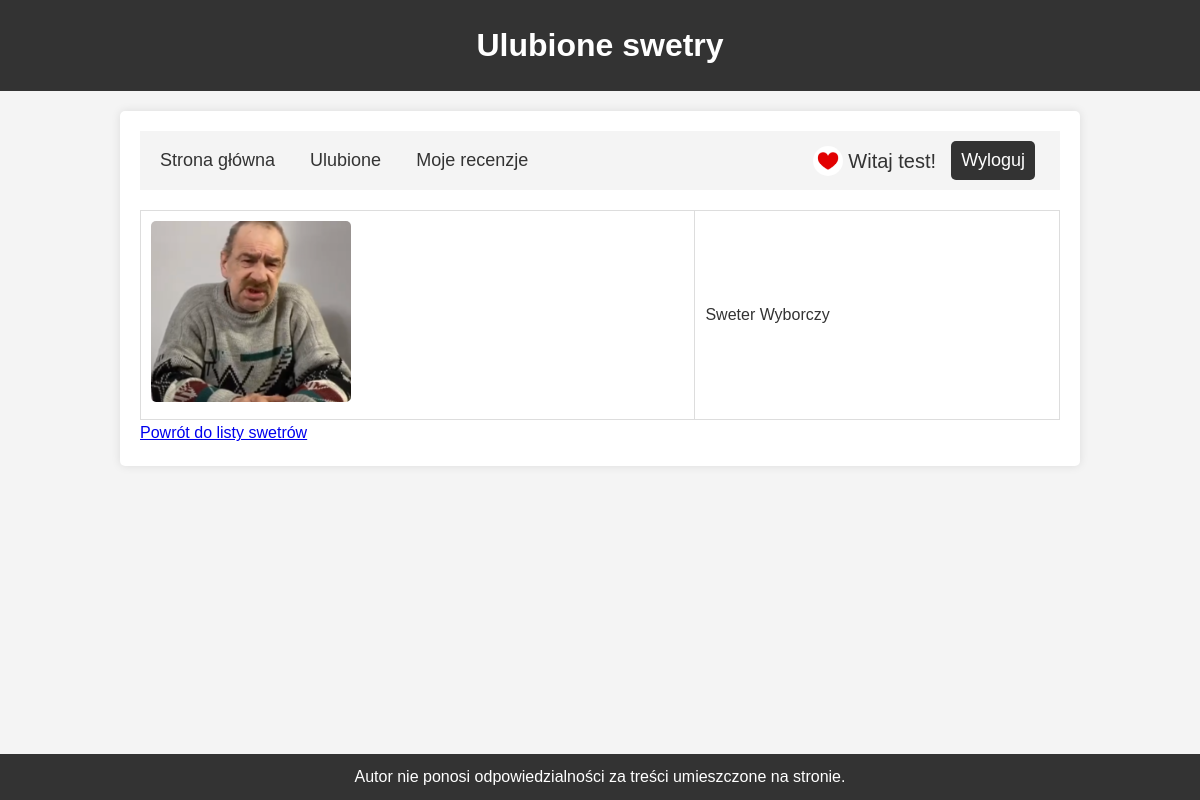
/swetry/favourites.php (signed in), run on the app's committed database.
### tables this page shows
CREATE TABLE `uzytkownicy` (
  `id` int(10) UNSIGNED NOT NULL,
  `login` varchar(50) DEFAULT NULL,
  `haslo` varchar(50) DEFAULT NULL,
  `email` varchar(50) DEFAULT NULL,
  `rola` varchar(50) DEFAULT 'user',
  `data` timestamp NOT NULL DEFAULT current_timestamp() ON UPDATE current_timestamp(),
  `profile_picture` varchar(255) NOT NULL DEFAULT 'upload_profile_pics/default.png'
);

CREATE TABLE `swetry` (
  `id` int(10) UNSIGNED NOT NULL,
  `idKategorii` int(10) UNSIGNED DEFAULT NULL,
  `nazwa` varchar(50) DEFAULT NULL,
  `obrazek` varchar(50) DEFAULT NULL,
  `opis` text DEFAULT NULL,
  `gramatura` int(11) DEFAULT NULL,
  `wiek` int(11) DEFAULT NULL
);

### swetry/favourites.php (the view, shortened to what this page needs)
<?php
require("db.php");
?>
<!DOCTYPE html>
<html lang="pl">
<head>
    <link rel="stylesheet" href="styl.css">
</head>
<body>
<header>
    <h1>Ulubione swetry</h1>
</header>
<div class="container">
    <?php require("menu.php"); ?>
    <?php
    $idUzytkownika = $_SESSION["id"];
    $sql = "SELECT d.id, d.nazwa, d.obrazek FROM swetry d, ulubione u WHERE u.idSwetra = d.id AND u.idUzytkownika = $idUzytkownika";
    $result = $conn->query($sql);
    if ($result->num_rows > 0) {
        echo "<table>";
        while ($row = $result->fetch_assoc()) {
            echo "<tr>";
            echo "<td><img src='obrazki/{$row['obrazek']}' class='sweter-img'></td>";
            echo "<td><a href='details.php?id={$row['id']}'>{$row['nazwa']}</a></td>";
            echo "</tr>";
        }
        echo "</table>";
    } else {
        echo "<p>Nie masz jeszcze żadnych ulubionych swetrów.</p>";
    }
    ?>
    <a href="index.php" class="back-link">Powrót do listy swetrów</a>
</div>
</body>
</html>
<?php require("footer.php"); ?>

### swetry/menu.php (shortened to what this page needs)
<?php
require("db.php");
?>
<!DOCTYPE html>
<html lang="pl">
<head>
    <link rel="stylesheet" href="styl.css">
    <link rel="stylesheet" href="menu.css">
</head>
<body>
<nav class="navmenu">
    <div class="navmenu-links-left">
        <a href="index.php" class="navmenu-link">Strona główna</a>
        <a href="favourites.php" class="navmenu-link">Ulubione</a>
        <a href="myReviews.php" class="navmenu-link">Moje recenzje</a>
    </div>
    <div class="navmenu-links-right">
        <?php
        $login = $_SESSION["login"];
        $sql = "SELECT profile_picture FROM uzytkownicy WHERE login='$login'";
        $result = $conn->query($sql);
        $user = $result->fetch_object();
        ?>
    <span class="navmenu-welcome-msg">
        <img src="<?= $user->profile_picture ?>" width="30" height="30" class="navmenu-profile-pic">
        Witaj <?= $_SESSION["login"] ?>!
       </span>
        <a href="logout.php" class="navmenu-link navmenu-logout-btn">Wyloguj</a>
    </div>
</nav>
</body>
</html>

### swetry/styl.css (style rules this page uses)
* { margin: 0; padding: 0; box-sizing: border-box; }
body { font-family: Arial, sans-serif; background-color: #f4f4f4; color: #333; line-height: 1.6; }
header { background: #333; color: #fff; padding: 20px 0; text-align: center; }
header h1 { margin: 0; }
nav { margin-bottom: 20px; background-color: #f0f0f0; padding: 10px; }
nav a { color: #333; text-decoration: none; margin-right: 15px; padding: 10px 15px; font-size: 18px; }
table { width: 100%; border-collapse: collapse; margin-top: 20px; }
table, th, td { border: 1px solid #ddd; }
td { padding: 10px; }
td img { max-width: 200px; height: auto; border-radius: 5px; }
td a { color: #333; text-decoration: none; }
.container { width: 80%; margin: 20px auto; padding: 20px; background: #fff; border-radius: 5px; box-shadow: 0 0 10px rgba(0, 0, 0, 0.1); }

### swetry/menu.css (style rules this page uses)
.navmenu { display: flex; justify-content: space-between; align-items: center; padding: 10px; background-color: #f4f4f4; }
.navmenu-links-left, .navmenu-links-right { display: flex; align-items: center; }
.navmenu-link { color: #333; text-decoration: none; margin-right: 15px; padding: 5px 10px; }
.navmenu-welcome-msg { font-size: 20px; display: flex; align-items: center; margin-right: 15px; }
.navmenu-profile-pic { vertical-align: middle; border-radius: 50%; margin-right: 5px; }
.navmenu-logout-btn { background-color: #333; color: #fff; padding: 5px 10px; border-radius: 5px; text-decoration: none; transition: background-color 0.3s; }

### data on the page
uzytkownicy: profile_picture (picture)
swetry: obrazek (picture), nazwa "Sweter Wyborczy"

### other printed values
$_SESSION["login"] "test"
